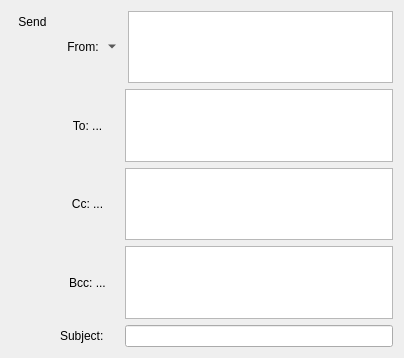
<?xml version="1.0" encoding="UTF-8"?>
<ui version="4.0">
 <class>MailFieldsWidget</class>
 <widget class="QWidget" name="MailFieldsWidget">
  <property name="geometry">
   <rect>
    <x>0</x>
    <y>0</y>
    <width>404</width>
    <height>358</height>
   </rect>
  </property>
  <property name="sizePolicy">
   <sizepolicy hsizetype="MinimumExpanding" vsizetype="Preferred">
    <horstretch>0</horstretch>
    <verstretch>0</verstretch>
   </sizepolicy>
  </property>
  <property name="windowTitle">
   <string>Mail fields</string>
  </property>
  <layout class="QFormLayout" name="formLayout">
   <property name="fieldGrowthPolicy">
    <enum>QFormLayout::ExpandingFieldsGrow</enum>
   </property>
   <item row="0" column="0">
    <widget class="QToolButton" name="sendButton">
     <property name="toolTip">
      <string>Allows to send currently edited mail message</string>
     </property>
     <property name="text">
      <string>Send</string>
     </property>
     <property name="icon">
      <iconset resource="../Keyhotee.qrc">
       <normaloff>:/images/128x128/contact_info_send_mail.png</normaloff>:/images/128x128/contact_info_send_mail.png</iconset>
     </property>
     <property name="iconSize">
      <size>
       <width>48</width>
       <height>48</height>
      </size>
     </property>
     <property name="popupMode">
      <enum>QToolButton::InstantPopup</enum>
     </property>
     <property name="toolButtonStyle">
      <enum>Qt::ToolButtonIconOnly</enum>
     </property>
     <property name="autoRaise">
      <bool>true</bool>
     </property>
    </widget>
   </item>
   <item row="0" column="1">
    <layout class="QVBoxLayout" name="mailFieldsLayout">
     <item>
      <layout class="QHBoxLayout" name="fromLayout">
       <property name="spacing">
        <number>10</number>
       </property>
       <item>
        <widget class="QToolButton" name="fromButton">
         <property name="minimumSize">
          <size>
           <width>55</width>
           <height>0</height>
          </size>
         </property>
         <property name="toolTip">
          <string>Allows to choose sender's identity</string>
         </property>
         <property name="text">
          <string>From:</string>
         </property>
         <property name="popupMode">
          <enum>QToolButton::MenuButtonPopup</enum>
         </property>
         <property name="toolButtonStyle">
          <enum>Qt::ToolButtonTextOnly</enum>
         </property>
         <property name="autoRaise">
          <bool>true</bool>
         </property>
         <property name="arrowType">
          <enum>Qt::DownArrow</enum>
         </property>
        </widget>
       </item>
       <item>
        <widget class="ContactListEdit" name="fromEdit">
         <property name="minimumSize">
          <size>
           <width>230</width>
           <height>0</height>
          </size>
         </property>
         <property name="readOnly">
          <bool>true</bool>
         </property>
        </widget>
       </item>
      </layout>
     </item>
     <item>
      <layout class="QHBoxLayout" name="toLayout">
       <property name="spacing">
        <number>10</number>
       </property>
       <item>
        <widget class="QToolButton" name="toButton">
         <property name="minimumSize">
          <size>
           <width>55</width>
           <height>0</height>
          </size>
         </property>
         <property name="toolTip">
          <string>Allows to choose mail recipients</string>
         </property>
         <property name="text">
          <string>To: ...</string>
         </property>
         <property name="autoRaise">
          <bool>true</bool>
         </property>
        </widget>
       </item>
       <item>
        <widget class="ContactListEdit" name="toEdit">
         <property name="minimumSize">
          <size>
           <width>230</width>
           <height>0</height>
          </size>
         </property>
        </widget>
       </item>
      </layout>
     </item>
     <item>
      <layout class="QHBoxLayout" name="ccLayout">
       <property name="spacing">
        <number>10</number>
       </property>
       <item>
        <widget class="QToolButton" name="ccButton">
         <property name="minimumSize">
          <size>
           <width>55</width>
           <height>0</height>
          </size>
         </property>
         <property name="toolTip">
          <string>Allows to choose mail recipients</string>
         </property>
         <property name="text">
          <string>Cc: ...</string>
         </property>
         <property name="autoRaise">
          <bool>true</bool>
         </property>
        </widget>
       </item>
       <item>
        <widget class="ContactListEdit" name="ccEdit">
         <property name="minimumSize">
          <size>
           <width>230</width>
           <height>0</height>
          </size>
         </property>
        </widget>
       </item>
      </layout>
     </item>
     <item>
      <layout class="QHBoxLayout" name="bccLayout">
       <property name="spacing">
        <number>10</number>
       </property>
       <item>
        <widget class="QToolButton" name="bccButton">
         <property name="sizePolicy">
          <sizepolicy hsizetype="Fixed" vsizetype="Fixed">
           <horstretch>0</horstretch>
           <verstretch>0</verstretch>
          </sizepolicy>
         </property>
         <property name="minimumSize">
          <size>
           <width>55</width>
           <height>0</height>
          </size>
         </property>
         <property name="toolTip">
          <string>Allows to choose mail recipients</string>
         </property>
         <property name="text">
          <string>Bcc: ...</string>
         </property>
         <property name="autoRaise">
          <bool>true</bool>
         </property>
        </widget>
       </item>
       <item>
        <widget class="ContactListEdit" name="bccEdit">
         <property name="minimumSize">
          <size>
           <width>230</width>
           <height>0</height>
          </size>
         </property>
        </widget>
       </item>
      </layout>
     </item>
     <item>
      <layout class="QHBoxLayout" name="subjectLayout">
       <property name="spacing">
        <number>10</number>
       </property>
       <item>
        <widget class="QLabel" name="label">
         <property name="minimumSize">
          <size>
           <width>55</width>
           <height>20</height>
          </size>
         </property>
         <property name="text">
          <string>Subject:</string>
         </property>
        </widget>
       </item>
       <item>
        <widget class="QLineEdit" name="subjectEdit">
         <property name="minimumSize">
          <size>
           <width>230</width>
           <height>0</height>
          </size>
         </property>
         <property name="maximumSize">
          <size>
           <width>4096</width>
           <height>250</height>
          </size>
         </property>
         <property name="maxLength">
          <number>1024</number>
         </property>
        </widget>
       </item>
      </layout>
     </item>
    </layout>
   </item>
  </layout>
 </widget>
 <customwidgets>
  <customwidget>
   <class>ContactListEdit</class>
   <extends>QTextEdit</extends>
   <header>ContactListEdit.hpp</header>
   <slots>
    <slot>onCompleterRequest()</slot>
   </slots>
  </customwidget>
 </customwidgets>
 <resources>
  <include location="../Keyhotee.qrc"/>
 </resources>
 <connections>
  <connection>
   <sender>subjectEdit</sender>
   <signal>textChanged(QString)</signal>
   <receiver>MailFieldsWidget</receiver>
   <slot>onSubjectChanged(QString)</slot>
   <hints>
    <hint type="sourcelabel">
     <x>252</x>
     <y>132</y>
    </hint>
    <hint type="destinationlabel">
     <x>189</x>
     <y>76</y>
    </hint>
   </hints>
  </connection>
  <connection>
   <sender>toButton</sender>
   <signal>clicked()</signal>
   <receiver>toEdit</receiver>
   <slot>onCompleterRequest()</slot>
   <hints>
    <hint type="sourcelabel">
     <x>99</x>
     <y>74</y>
    </hint>
    <hint type="destinationlabel">
     <x>264</x>
     <y>74</y>
    </hint>
   </hints>
  </connection>
  <connection>
   <sender>ccButton</sender>
   <signal>clicked()</signal>
   <receiver>ccEdit</receiver>
   <slot>onCompleterRequest()</slot>
   <hints>
    <hint type="sourcelabel">
     <x>99</x>
     <y>153</y>
    </hint>
    <hint type="destinationlabel">
     <x>264</x>
     <y>153</y>
    </hint>
   </hints>
  </connection>
  <connection>
   <sender>bccButton</sender>
   <signal>clicked()</signal>
   <receiver>bccEdit</receiver>
   <slot>onCompleterRequest()</slot>
   <hints>
    <hint type="sourcelabel">
     <x>99</x>
     <y>232</y>
    </hint>
    <hint type="destinationlabel">
     <x>264</x>
     <y>232</y>
    </hint>
   </hints>
  </connection>
 </connections>
 <designerdata>
  <property name="gridDeltaX">
   <number>10</number>
  </property>
  <property name="gridDeltaY">
   <number>10</number>
  </property>
  <property name="gridSnapX">
   <bool>true</bool>
  </property>
  <property name="gridSnapY">
   <bool>true</bool>
  </property>
  <property name="gridVisible">
   <bool>true</bool>
  </property>
 </designerdata>
 <slots>
  <signal>subjectChanged(QString)</signal>
  <signal>recipientListChanged()</signal>
  <slot>onSubjectChanged(QString)</slot>
 </slots>
</ui>
